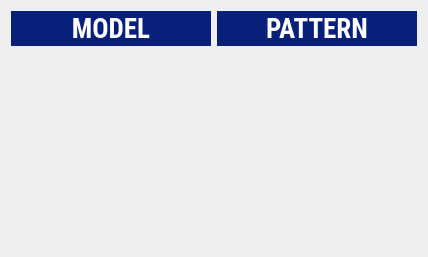
                  <widget class="QWidget" name="pattern">
                   <layout class="QHBoxLayout" name="horizontalLayout_71">
                    <item>
                     <layout class="QHBoxLayout" name="horizontalLayout_24">
                      <property name="spacing">
                       <number>6</number>
                      </property>
                      <item>
                       <layout class="QVBoxLayout" name="verticalLayout_28">
                        <property name="spacing">
                         <number>0</number>
                        </property>
                        <item>
                         <widget class="QLabel" name="label_18">
                          <property name="minimumSize">
                           <size>
                            <width>0</width>
                            <height>35</height>
                           </size>
                          </property>
                          <property name="maximumSize">
                           <size>
                            <width>16777215</width>
                            <height>35</height>
                           </size>
                          </property>
                          <property name="font">
                           <font>
                            <family>Roboto Condensed</family>
                            <pointsize>20</pointsize>
                            <weight>75</weight>
                            <bold>true</bold>
                           </font>
                          </property>
                          <property name="styleSheet">
                           <string notr="true">background-color: rgb(9, 32, 122);
color: rgb(255, 255, 255);</string>
                          </property>
                          <property name="text">
                           <string>MODEL</string>
                          </property>
                          <property name="alignment">
                           <set>Qt::AlignCenter</set>
                          </property>
                         </widget>
                        </item>
                        <item>
                         <widget class="QLabel" name="manualPatternImage">
                          <property name="sizePolicy">
                           <sizepolicy hsizetype="Preferred" vsizetype="Preferred">
                            <horstretch>0</horstretch>
                            <verstretch>0</verstretch>
                           </sizepolicy>
                          </property>
                          <property name="minimumSize">
                           <size>
                            <width>200</width>
                            <height>200</height>
                           </size>
                          </property>
                          <property name="maximumSize">
                           <size>
                            <width>200</width>
                            <height>200</height>
                           </size>
                          </property>
                          <property name="text">
                           <string/>
                          </property>
                          <property name="scaledContents">
                           <bool>true</bool>
                          </property>
                          <property name="alignment">
                           <set>Qt::AlignLeading|Qt::AlignLeft|Qt::AlignVCenter</set>
                          </property>
                         </widget>
                        </item>
                       </layout>
                      </item>
                      <item>
                       <layout class="QVBoxLayout" name="verticalLayout_29">
                        <property name="spacing">
                         <number>0</number>
                        </property>
                        <item>
                         <widget class="QLabel" name="label_46">
                          <property name="minimumSize">
                           <size>
                            <width>0</width>
                            <height>35</height>
                           </size>
                          </property>
                          <property name="maximumSize">
                           <size>
                            <width>16777215</width>
                            <height>35</height>
                           </size>
                          </property>
                          <property name="font">
                           <font>
                            <family>Roboto Condensed</family>
                            <pointsize>20</pointsize>
                            <weight>75</weight>
                            <bold>true</bold>
                           </font>
                          </property>
                          <property name="styleSheet">
                           <string notr="true">background-color: rgb(9, 32, 122);
color: rgb(255, 255, 255);</string>
                          </property>
                          <property name="text">
                           <string>PATTERN</string>
                          </property>
                          <property name="alignment">
                           <set>Qt::AlignCenter</set>
                          </property>
                         </widget>
                        </item>
                        <item>
                         <widget class="QLabel" name="manualCannyImage">
                          <property name="sizePolicy">
                           <sizepolicy hsizetype="Preferred" vsizetype="Preferred">
                            <horstretch>0</horstretch>
                            <verstretch>0</verstretch>
                           </sizepolicy>
                          </property>
                          <property name="minimumSize">
                           <size>
                            <width>200</width>
                            <height>200</height>
                           </size>
                          </property>
                          <property name="maximumSize">
                           <size>
                            <width>200</width>
                            <height>200</height>
                           </size>
                          </property>
                          <property name="text">
                           <string/>
                          </property>
                          <property name="scaledContents">
                           <bool>true</bool>
                          </property>
                          <property name="alignment">
                           <set>Qt::AlignLeading|Qt::AlignLeft|Qt::AlignVCenter</set>
                          </property>
                         </widget>
                        </item>
                       </layout>
                      </item>
                     </layout>
                    </item>
                   </layout>
                  </widget>
